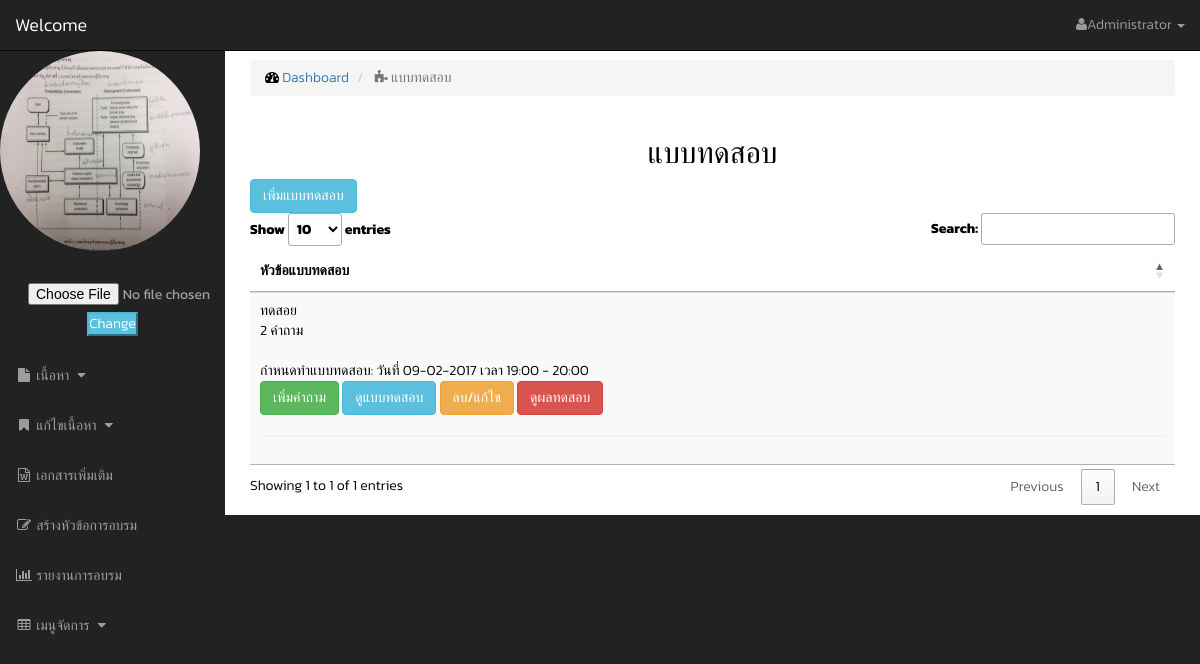
The page /Create.php (signed in) on the database its author committed.
### tables this page shows
CREATE TABLE `stwuser` (
  `stwUser_id` int(10) UNSIGNED NOT NULL,
  `stwUsername` varchar(150) NOT NULL,
  `stwPassword` varchar(150) NOT NULL,
  `stwFirstname` varchar(150) NOT NULL,
  `stwLastname` varchar(150) NOT NULL,
  `stwEmail` varchar(254) NOT NULL,
  `stwTel` varchar(10) NOT NULL,
  `stwGender` tinyint(1) UNSIGNED NOT NULL,
  `stwActivate` tinyint(1) UNSIGNED NOT NULL,
  `stwDept_id` int(11) UNSIGNED NOT NULL,
  `stwStatus_id` int(11) UNSIGNED NOT NULL,
  `stwPrefix_id` int(11) UNSIGNED NOT NULL,
  `stwCreated_date` datetime NOT NULL,
  `stwRequest` tinyint(1) UNSIGNED NOT NULL,
  `stwProfileurl` varchar(250) DEFAULT 'Images/avatar.png	'
);

CREATE TABLE `stwsubject` (
  `stwSubject_id` int(10) UNSIGNED NOT NULL,
  `stwSubject_text` varchar(200) DEFAULT NULL,
  `stwDate_test` date DEFAULT NULL,
  `stwTime_start` text,
  `stwTime_end` text
);

### menu/Create.php (the view, shortened to what this page needs)
   <div class="row">
                    <div class="col-md-12">
                        <center><h2>แบบทดสอบ</h2></center>
                            <div class="table-responsive">
                            <?php if ($_SESSION['status']==3) {
                            } else{
                                echo ' <a href="New_subject"> <button type="button" class="btn btn-info btn-xl" >เพิ่มแบบทดสอบ</button></a>';
                            }
                            ?>
                         <table class="table table-striped table-hover" id="myTable">
                                <thead>
                                    <tr>
                                        <th>หัวข้อแบบทดสอบ</th>
                                    </tr>
                                 </thead>
                                <tbody>
                                <tr>
    <?php
include("connect.php");
    $sql = "SELECT *,
                DATE_FORMAT(stwDate_test, '%d-%m-%Y') AS stwDate_test,
                TIME_FORMAT(stwTime_start, '%H:%i') AS stwTime_start,
                TIME_FORMAT(stwTime_end, '%H:%i') AS stwTime_end
            FROM stwSubject ORDER BY  stwSubject_id DESC";
    $result = mysqli_query($conn,$sql);
     while($data = mysqli_fetch_array($result)) {
    $subject_id = $data['stwSubject_id'];
    $dt = "วันที่ " . $data['stwDate_test'] . " เวลา " . $data['stwTime_start'] . " - " . $data['stwTime_end'];
    $sql = "SELECT COUNT(*) FROM stwQuestion WHERE stwSubject_id = $subject_id";
    $r = mysqli_query($conn, $sql);
    $num_q = 0;
    if($r) {
        $row = mysqli_fetch_array($r);
        $num_q = $row[0];
    }
    $bt = "";
    $q = "subject_id=$subject_id";
    if($_SESSION['status']  == 3 ) {
        $bt = '<a href="Testing.php?'.$q.'"> <button type="button"  class="btn btn-success" >ทำแบบทดสอบ</button> </a>';
    }
    else  {
      $bt =
                '<button type="button" class="btn btn-success" data-toggle="modal" data-target="#addQuest" onclick="return show_add_question('.$subject_id.');" >เพิ่มคำถาม </button>'.
                 '<a href="show_question?'.$q.'"> <button type="button"  class="btn btn-info" >ดูแบบทดสอบ</button> </a>'.
                 '<a href="add-question.php?'.$q.'"> <button type="button"  class="btn btn-warning" >ลบ/แก้ไข</button> </a>';
  }
?>
                <td>
            <?php echo '<div class="subject">'.$data['stwSubject_text'].'</div>
            <div class="question">'.$num_q.' คำถาม</div><br>
            <div class="datetime">กำหนดทำแบบทดสอบ: '.$dt.'</div>
          '.$bt.'<a href="score.php?'.$q.'"><button type="button"  class="btn btn-danger" >ดูผลทดสอบ</button> </a></a>
                <hr>';; ?>
                </td>
                                 </tr>
                                <?php }
                                ?>
                                </tbody>
                            </table>
                            </div>
                        </div>
                    </div>

### menu/menubar.php (shortened to what this page needs)
        <nav class="navbar navbar-inverse navbar-fixed-top" role="navigation">
            <div class="navbar-header">
                <a class="navbar-brand" href="index">Welcome</a>
            </div>
             <ul class="nav navbar-right top-nav">
             <?php
             if ($_SESSION['status']==1) {
                 $C = "Administrator";
             }else if ($_SESSION['status']==2) {
                 $C = "Super User";
             }else{
                $C= "User";
             }
             ?>
                <li class="dropdown">
                    <a href="#" class="dropdown-toggle" data-toggle="dropdown">
                    <i class="fa fa-user"></i><?php echo $C; ?> <b class="caret"></b>
                    </a>
                </li>
            </ul>
            <div class="collapse navbar-collapse navbar-ex1-collapse">
                <ul class="nav navbar-nav side-nav">
                    <li class="active">
<?php
    include ("connect.php");
    $sql ="SELECT * FROM stwUser WHERE stwUser_id = '".$_SESSION['ID']."' ";
    $result =mysqli_query($conn,$sql);
while($row = mysqli_fetch_array($result,MYSQLI_ASSOC))
{
echo '<p><img class="img-circle" width="200" height="200" border="2" src="'.$row['stwProfileurl'].'"></p>';
}
?>
</li>
<li>
  <a>
<form action="uploadPIC.php" method="post" enctype="multipart/form-data" name="addroom">
<input type="file" name="image" class="btn btnn-info" required ="">
<center><input type="submit" name="Submit" value="Change"  class="btn-xl btn-info"/></center>
</form>
  </a>
</li>
                    <li>
                        <a href="javascript:;" data-toggle="collapse" data-target="#demo"><i class="fa fa-fw fa-file""></i> เนื้อหา <i class="fa fa-fw fa-caret-down"></i></a>
                    </li>
                    <li>
                     <a href="javascript:;" data-toggle="collapse" data-target="#demo2"><i class="fa fa-fw fa-bookmark"></i> แก้ไขเนื้อหา <i class="fa fa-fw fa-caret-down"></i></a>
                    </li>
                    <li>
                        <a href="File_upload"><i class="fa fa-fw fa-file-word-o"></i> เอกสารเพิ่มเติม</a>
                    </li>
                    <li>
                        <a href="Create"><i class="fa fa-fw fa-edit"></i> สร้างหัวข้อการอบรม</a>
                    </li>
                    <li>
                        <a href="charts.html"><i class="fa fa-fw fa-bar-chart-o"></i> รายงานการอบรม</a>
                    </li>
                    <li>
                        <a href="javascript:;" data-toggle="collapse" data-target="#demo1"><i class="fa fa-fw fa-table"></i> เมนูจัดการ <i class="fa fa-fw fa-caret-down"></i></a>
                    </li>
            </ul>
            </div>
        </nav>

### css/sb-admin.css (style rules this page uses)
* { box-sizing: border-box; margin: 0; padding: 0; font-weight: 300; }
body { font-family: 'Kanit', sans-serif; color: black; font-weight: 300; }
body { margin-top: 100px; background-color: #222; }
@media (min-width:768px) { body { margin-top: 50px; } }
.top-nav { padding: 0 15px; }
.top-nav>li { display: inline-block; float: left; }
.top-nav>li>a { padding-top: 15px; padding-bottom: 15px; line-height: 20px; color: #999; }
@media (min-width:768px) { .side-nav { position: fixed; top: 51px; left: 225px; width: 225px; margin-left: -225px; border: none; border-radius: 0; overflow-y: auto; background-color: #222; bottom: 0; overflow-x: hidden; padding-bottom: 40px; } }
@media (min-width:768px) { .side-nav>li>a { width: 225px; } }

### rows shown on the page
stwuser: stwProfileurl (picture)
stwsubject: stwSubject_text "ทดสอย", num_q "2", dt "วันที่ 09-02-2017 เวลา 19:00 - 20:00"

### other values the page prints
$C "Administrator"
